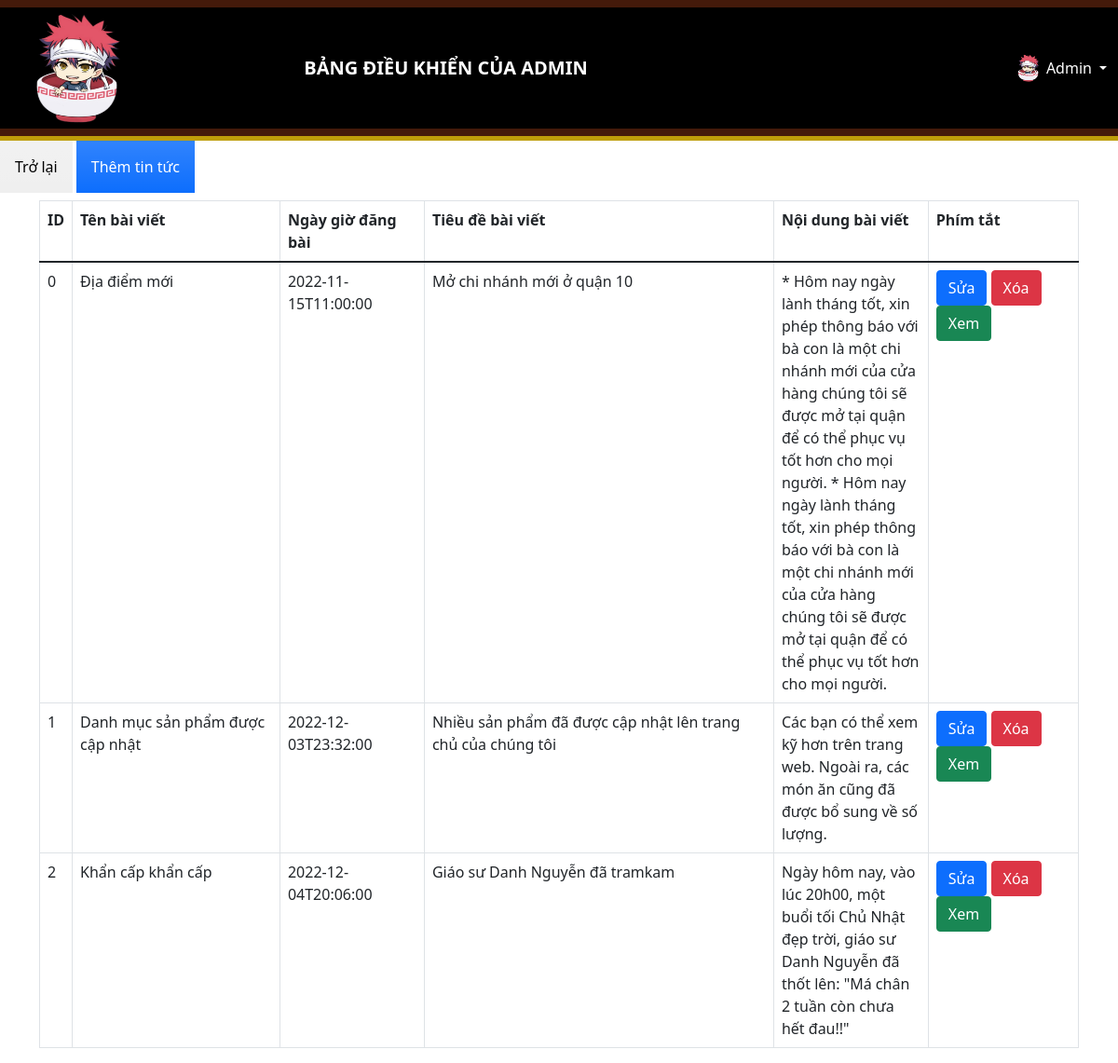
Screenshot of /admin/newsManagement.php with the database file from the repository.
### tables this page shows
CREATE TABLE `news` (
  `id` int UNSIGNED NOT NULL,
  `name` varchar(100) NOT NULL,
  `datetime` datetime NOT NULL,
  `content` text NOT NULL,
  `contentBody` text NOT NULL
);

### admin/newsManagement.php (the view, shortened to what this page needs)
<!DOCTYPE html>
<html lang="en">
<head>
  <link href="https://cdnjs.cloudflare.com/ajax/libs/font-awesome/5.9.0/css/all.min.css" rel="stylesheet">
  <link href="https://cdn.jsdelivr.net/npm/bootstrap@5.1.3/dist/css/bootstrap.min.css" rel="stylesheet">
  <link rel="stylesheet" href="admin-styles/styles.css">
</head>
<body>
  <div>
    <?php $IPATH = $_SERVER["DOCUMENT_ROOT"]."/admin/";
    include($IPATH."\\navbar.php");?>
  </div>
    <form method="post" action="newsManagement.php">
      <a href="index.php"><input type="button" class="p-3 mb-2 bg-gray bg-gradient text-black" value="Trở lại"></a>
      <a href="newNews.php"><input type="button" class="p-3 mb-2 bg-primary bg-gradient text-white" value="Thêm tin tức"></a>
    </form>
    <div class="container">
    <?php
      include('../config/config.php');
      echo "<table class='table table-bordered'>
              <tr>
                  <th>ID</th>
                  <th>Tên bài viết</th>
                  <th>Ngày giờ đăng bài</th>
                  <th>Tiêu đề bài viết</th>
                  <th>Nội dung bài viết</th>
                  <th>Phím tắt</th>
              </tr>
              <tbody>";
      $sql = "SELECT * from news";
      $result = $conn->query($sql);
      if ($result->num_rows > 0) {
        while ($row = $result->fetch_assoc()) {
          $id = $row['id'];
          $name = $row['name'];
          $datetime = $row['datetime'];
          $datetime = substr($datetime, 0, 10) . "T" . substr($datetime, 11);
          $content = $row['content'];
          $contentBody=$row['contentBody'];
          echo "<tr>
                  <td>" . $id . "</td>
                  <td>" . $name . "</td>
                  <td>" . $datetime . "</td>
                  <td>" . $content . "</td>
                  <td class=\"bodyContent\">" . $contentBody . "</td>
                  <td>
                    <a href='editNews.php?id=$id' class='btn btn-primary m-r-1em' name='edit'>Sửa</a>
                    <a href='deleteNews.php?id=$id' class='btn btn-danger'>Xóa</a>
                    <a href='../newsInfo.php?news_id=$id' class='btn btn-success'>Xem</a>
                  </td>
                </tr>";
        }
      }
      ?>
    </div>
</body>
</html>

### admin/admin-styles/styles.css (style rules this page uses)
:root { --color: #be9d09; --border: 5px solid #be9d09; --gray: #57606f; --bg: rgba(255, 255, 255, 0.3); }

### admin/admin-styles/adminButton.css (style rules this page uses)
* { margin: 0; padding: 0; box-sizing: border-box; outline: none; border: none; text-decoration: none; transition: 0.2s linear; }
:root { --color: #be9d09; --border: 5px solid #be9d09; --gray: #57606f; --bg: rgba(255, 255, 255, 0.3); }

### admin/newsManagement.php (style rules this page uses)
.bodyContent { max-width:200px; }

### rows the page displays
news: id "0", name "Địa điểm mới", datetime "2022-11-15T11:00:00", content "Mở chi nhánh mới ở quận 10", contentBody "* Hôm nay ngày lành tháng tốt, xin phép thông báo với bà con là một chi nhánh mới của cửa hàng chúng tôi sẽ được mở tại quận để có thể phục vụ tốt hơn cho mọi người. * Hôm nay ngày lành tháng tốt, xin phép thông báo với bà con là một chi nhánh mới của cửa hàng chúng tôi sẽ được mở tại quận để có thể phục vụ tốt hơn cho mọi người."
news: id "1", name "Danh mục sản phẩm được cập nhật", datetime "2022-12-03T23:32:00", content "Nhiều sản phẩm đã được cập nhật lên trang chủ của chúng tôi", contentBody "Các bạn có thể xem kỹ hơn trên trang web. Ngoài ra, các món ăn cũng đã được bổ sung về số lượng."
news: id "2", name "Khẩn cấp khẩn cấp", datetime "2022-12-04T20:06:00", content "Giáo sư Danh Nguyễn đã tramkam", contentBody "Ngày hôm nay, vào lúc 20h00, một buổi tối Chủ Nhật đẹp trời, giáo sư Danh Nguyễn đã thốt lên: \"Má chân 2 tuần còn chưa hết đau!!\""
